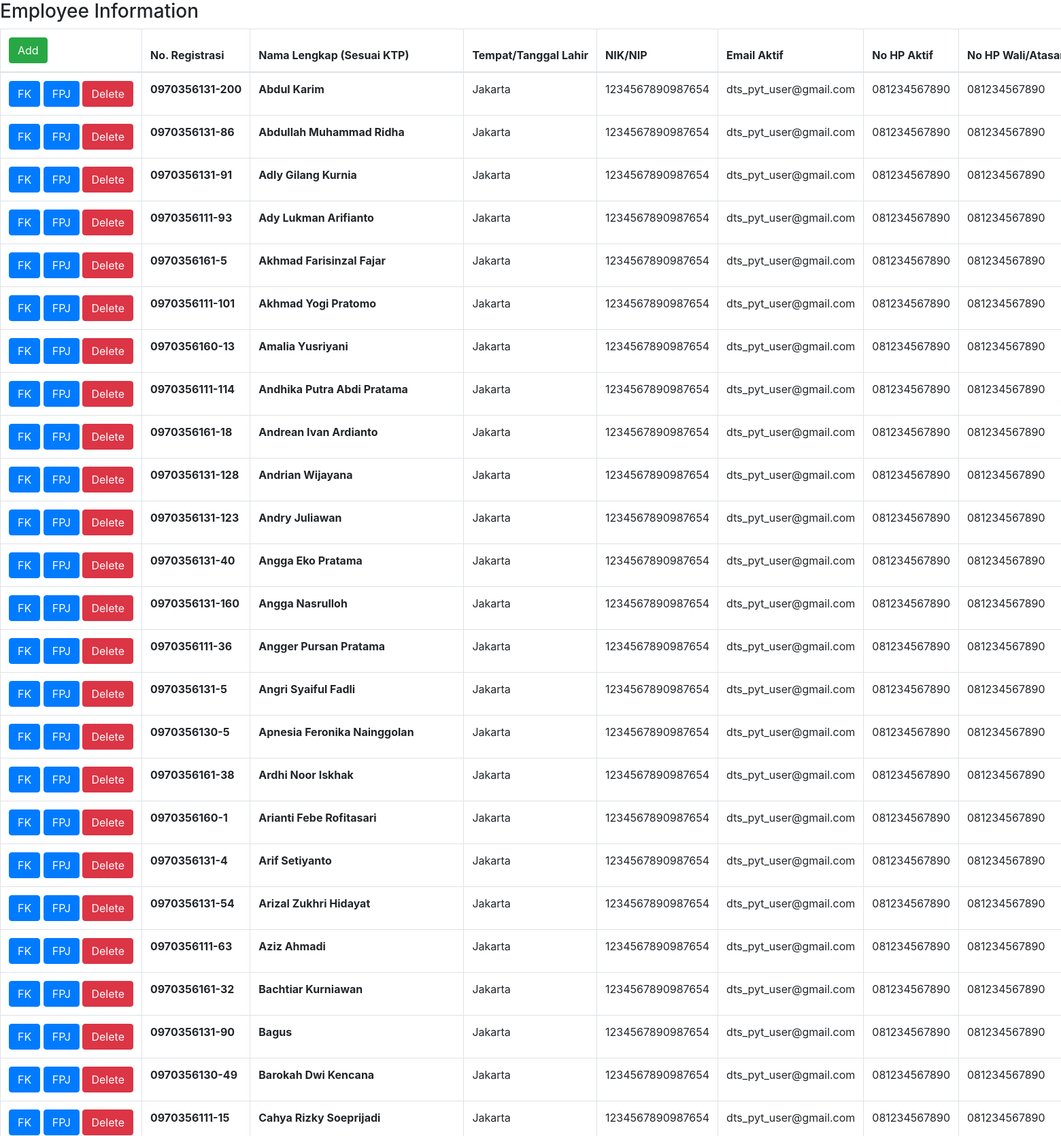
The page / (upper part) on the database its author committed.
### tables this page shows
CREATE TABLE "Employees" (
	"id_employees"	INTEGER,
	"nama"	TEXT,
	"tempat_tanggal_lahir"	TEXT,
	"nik_nip"	TEXT,
	"email"	TEXT,
	"hp"	TEXT,
	"hp_wali_atasan"	TEXT,
	"pekerjaan"	TEXT,
	"alamat"	TEXT,
	"program_akademi"	TEXT,
	"tema_pelatihan"	TEXT,
	"mitra_pelatihan"	TEXT,
	"no_registrasi"	TEXT,
	PRIMARY KEY("id_employees" AUTOINCREMENT)
);

### app.py (the view)
@app.route("/")
def index():
    con = sqlite3.connect("database.db")
    con.row_factory = sqlite3.Row
    cur = con.cursor()
    cur.execute("select * from Employees")
    rows = cur.fetchall()
    return render_template("index.html",rows = rows)

### templates/index.html (shortened to what this page needs)
<!DOCTYPE html>
<html>
<head>
    <link rel="stylesheet" href="{{ url_for('static', filename='app.css') }}">
    <link rel="stylesheet" href="https://cdn.jsdelivr.net/npm/bootstrap@4.6.0/dist/css/bootstrap.min.css">
</head>
<body>
<h3>Employee Information</h3>
<table id="dtHorizontalVerticalExample" class="table table-hover table-bordered w-auto" cellspacing="0" width="100%">
    <thead>
        <tr>
        <th><a class="btn btn-success" href="/add">Add</a></th>
        <th scope="col">No. Registrasi</th>
        <th scope="col">Nama Lengkap (Sesuai KTP)</th>
        <th scope="col">Tempat/Tanggal Lahir</th>
        <th scope="col">NIK/NIP</th>
        <th scope="col">Email Aktif</th>
        <th scope="col">No HP Aktif</th>
        <th scope="col">No HP Wali/Atasan</th>
    </tr>
    </thead>
    <tbody>
    {% for row in rows %}
        <tr>
            <td><a class="btn btn-primary" href="/fk/{{row["id_employees"]}}">FK</a> <a class="btn btn-primary" href="/fpj/{{row["id_employees"]}}">FPJ</a> <a class="btn btn-danger" href="/delete/{{row["id_employees"]}}">Delete</a></td>
            <th scope="row">{{row["no_registrasi"]}}</th>
            <th scope="row">{{row["nama"]}}</th>
            <td>{{row["tempat_tanggal_lahir"]}}</td>
            <td>{{row["nik_nip"]}}</td>
            <td>{{row["email"]}}</td>
            <td>{{row["hp"]}}</td>
            <td>{{row["hp_wali_atasan"]}}</td>
        </tr>
    {% endfor %}
</tbody>
</table>
<br><br>
</body>
</html>

### static/app.css (style rules this page uses)
#dtHorizontalVerticalExample th, td { white-space: nowrap; }

### rows shown on the page
Employees: no_registrasi "0970356131-200", nama "Abdul Karim", tempat_tanggal_lahir "Jakarta", nik_nip "1234567890987654", email "dts_pyt_user@gmail.com", hp "081234567890", hp_wali_atasan "081234567890"
Employees: no_registrasi "0970356131-86", nama "Abdullah Muhammad Ridha", tempat_tanggal_lahir "Jakarta", nik_nip "1234567890987654", email "dts_pyt_user@gmail.com", hp "081234567890", hp_wali_atasan "081234567890"
Employees: no_registrasi "0970356131-91", nama "Adly Gilang Kurnia", tempat_tanggal_lahir "Jakarta", nik_nip "1234567890987654", email "dts_pyt_user@gmail.com", hp "081234567890", hp_wali_atasan "081234567890"
Employees: no_registrasi "0970356111-93", nama "Ady Lukman Arifianto", tempat_tanggal_lahir "Jakarta", nik_nip "1234567890987654", email "dts_pyt_user@gmail.com", hp "081234567890", hp_wali_atasan "081234567890"
Employees: no_registrasi "0970356161-5", nama "Akhmad Farisinzal Fajar", tempat_tanggal_lahir "Jakarta", nik_nip "1234567890987654", email "dts_pyt_user@gmail.com", hp "081234567890", hp_wali_atasan "081234567890"
Employees: no_registrasi "0970356111-101", nama "Akhmad Yogi Pratomo", tempat_tanggal_lahir "Jakarta", nik_nip "1234567890987654", email "dts_pyt_user@gmail.com", hp "081234567890", hp_wali_atasan "081234567890"
Employees: no_registrasi "0970356160-13", nama "Amalia Yusriyani", tempat_tanggal_lahir "Jakarta", nik_nip "1234567890987654", email "dts_pyt_user@gmail.com", hp "081234567890", hp_wali_atasan "081234567890"
Employees: no_registrasi "0970356111-114", nama "Andhika Putra Abdi Pratama", tempat_tanggal_lahir "Jakarta", nik_nip "1234567890987654", email "dts_pyt_user@gmail.com", hp "081234567890", hp_wali_atasan "081234567890"
Employees: no_registrasi "0970356161-18", nama "Andrean Ivan Ardianto", tempat_tanggal_lahir "Jakarta", nik_nip "1234567890987654", email "dts_pyt_user@gmail.com", hp "081234567890", hp_wali_atasan "081234567890"
Employees: no_registrasi "0970356131-128", nama "Andrian Wijayana", tempat_tanggal_lahir "Jakarta", nik_nip "1234567890987654", email "dts_pyt_user@gmail.com", hp "081234567890", hp_wali_atasan "081234567890"
Employees: no_registrasi "0970356131-123", nama "Andry Juliawan", tempat_tanggal_lahir "Jakarta", nik_nip "1234567890987654", email "dts_pyt_user@gmail.com", hp "081234567890", hp_wali_atasan "081234567890"
Employees: no_registrasi "0970356131-40", nama "Angga Eko Pratama", tempat_tanggal_lahir "Jakarta", nik_nip "1234567890987654", email "dts_pyt_user@gmail.com", hp "081234567890", hp_wali_atasan "081234567890"
Employees: no_registrasi "0970356131-160", nama "Angga Nasrulloh", tempat_tanggal_lahir "Jakarta", nik_nip "1234567890987654", email "dts_pyt_user@gmail.com", hp "081234567890", hp_wali_atasan "081234567890"
Employees: no_registrasi "0970356111-36", nama "Angger Pursan Pratama", tempat_tanggal_lahir "Jakarta", nik_nip "1234567890987654", email "dts_pyt_user@gmail.com", hp "081234567890", hp_wali_atasan "081234567890"
Employees: no_registrasi "0970356131-5", nama "Angri Syaiful Fadli", tempat_tanggal_lahir "Jakarta", nik_nip "1234567890987654", email "dts_pyt_user@gmail.com", hp "081234567890", hp_wali_atasan "081234567890"
Employees: no_registrasi "0970356130-5", nama "Apnesia Feronika Nainggolan", tempat_tanggal_lahir "Jakarta", nik_nip "1234567890987654", email "dts_pyt_user@gmail.com", hp "081234567890", hp_wali_atasan "081234567890"
Employees: no_registrasi "0970356161-38", nama "Ardhi Noor Iskhak", tempat_tanggal_lahir "Jakarta", nik_nip "1234567890987654", email "dts_pyt_user@gmail.com", hp "081234567890", hp_wali_atasan "081234567890"
Employees: no_registrasi "0970356160-1", nama "Arianti Febe Rofitasari", tempat_tanggal_lahir "Jakarta", nik_nip "1234567890987654", email "dts_pyt_user@gmail.com", hp "081234567890", hp_wali_atasan "081234567890"
Employees: no_registrasi "0970356131-4", nama "Arif Setiyanto", tempat_tanggal_lahir "Jakarta", nik_nip "1234567890987654", email "dts_pyt_user@gmail.com", hp "081234567890", hp_wali_atasan "081234567890"
Employees: no_registrasi "0970356131-54", nama "Arizal Zukhri Hidayat", tempat_tanggal_lahir "Jakarta", nik_nip "1234567890987654", email "dts_pyt_user@gmail.com", hp "081234567890", hp_wali_atasan "081234567890"
Employees: no_registrasi "0970356111-63", nama "Aziz Ahmadi", tempat_tanggal_lahir "Jakarta", nik_nip "1234567890987654", email "dts_pyt_user@gmail.com", hp "081234567890", hp_wali_atasan "081234567890"
Employees: no_registrasi "0970356161-32", nama "Bachtiar Kurniawan", tempat_tanggal_lahir "Jakarta", nik_nip "1234567890987654", email "dts_pyt_user@gmail.com", hp "081234567890", hp_wali_atasan "081234567890"
Employees: no_registrasi "0970356131-90", nama "Bagus", tempat_tanggal_lahir "Jakarta", nik_nip "1234567890987654", email "dts_pyt_user@gmail.com", hp "081234567890", hp_wali_atasan "081234567890"
Employees: no_registrasi "0970356130-49", nama "Barokah Dwi Kencana", tempat_tanggal_lahir "Jakarta", nik_nip "1234567890987654", email "dts_pyt_user@gmail.com", hp "081234567890", hp_wali_atasan "081234567890"
Employees: no_registrasi "0970356111-15", nama "Cahya Rizky Soeprijadi", tempat_tanggal_lahir "Jakarta", nik_nip "1234567890987654", email "dts_pyt_user@gmail.com", hp "081234567890", hp_wali_atasan "081234567890"
